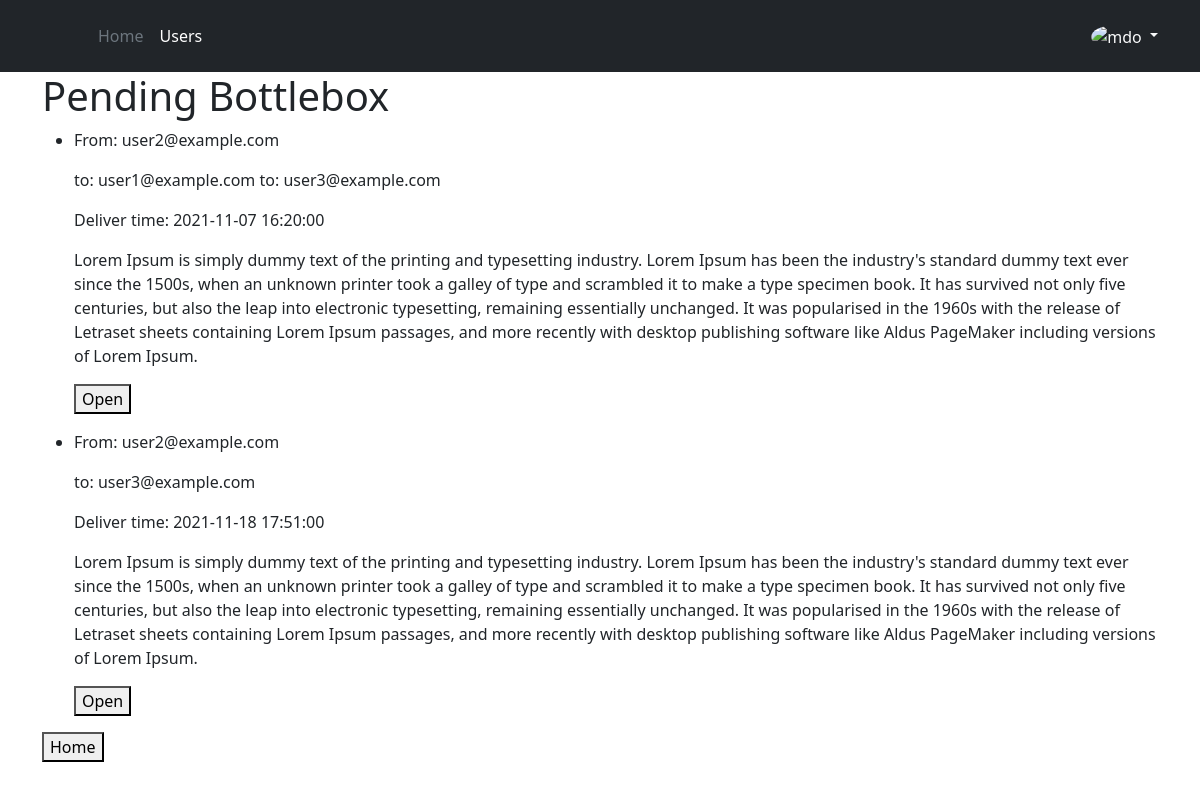
/bottlebox/pending (signed in), run on the app's committed database.
### monolith/database.py (models this page shows, shortened)
class User(db.Model):
    __tablename__ = 'user'
    id = db.Column(db.Integer, primary_key=True, autoincrement=True)
    email = db.Column(db.Unicode(128), unique=True, nullable=False) # TODO insert again
    firstname = db.Column(db.Unicode(128))
    lastname = db.Column(db.Unicode(128))
    password = db.Column(db.Unicode(128))
    date_of_birth = db.Column(db.Date)
    is_active = db.Column(db.Boolean, default=True)
    is_admin = db.Column(db.Boolean, default=False)
    is_anonymous = False
    has_picture = db.Column(db.Boolean, default=False)  # has the user a personal profile picture
    lottery_points = db.Column(db.Integer, default=0)
    '''
    TODO 2nd priority stuffs

    content_filter_enabled = db.Column(db.Boolean, default=False)
    '''
    sent_messages = db.relationship('Message', backref='sender', lazy=True)
    received_messages = db.relationship('Message_Recipient', backref='recipient', lazy=True)
    reported_messages = db.relationship('Report', backref='reporter', lazy=True)
    @property
    def is_authenticated(self):
        return self._authenticated

class Message(db.Model):
    __tablename__ = 'message'
    id = db.Column(db.Integer, primary_key=True, autoincrement=True)
    sender_id = db.Column(db.Integer, db.ForeignKey('user.id'), nullable=False)
    content = db.Column(db.Unicode(700), nullable=False)
    is_sent = db.Column(db.Boolean, default = False)
    is_delivered = db.Column(db.Boolean, default = False)
    deliver_time = db.Column(db.DateTime)
    recipients = db.relationship('Message_Recipient', backref='message_recipient.recipient_id', lazy=True)
    reports = db.relationship('Report', backref='message_report', lazy=True)

### monolith/views/bottlebox.py (the view)
@bottlebox.route('/bottlebox/pending', methods=['GET'])
def show_pending():
    bottlebox_logic = BottleBoxLogic()
    all_users = bottlebox_logic.retrieving_all_users()
    msg = bottlebox_logic.retrieving_messages(current_user.id,1)
    return render_template('bottlebox.html', messages = msg, users = all_users, label = 'Pending')

### monolith/auth.py (called while the page is built)
@login_manager.user_loader
def load_user(user_id):
    user = User.query.get(user_id)
    if user is not None:
        user._authenticated = True
    return user

### monolith/bottlebox_logic.py (called while the page is built)
    def retrieving_all_users(self):
        return db.session.query(User).where(User.is_admin == False)

    def  retrieving_messages(self,user_id,type):
        today = datetime.datetime.now()
        if type == 1: #pending
            return db.session.query(Message).where(Message.sender_id == user_id).where(Message.is_sent == True).where(Message.is_delivered == False).where(Message.deliver_time > today)
        elif type == 2: #received
            return Message.query.join(Message_Recipient, Message.id == Message_Recipient.id).where(Message_Recipient.recipient_id == user_id).where(Message.is_sent == True).where(Message.is_delivered == True).where(Message.deliver_time <= today)
        elif type == 3: #delivered
            return db.session.query(Message).where(Message.sender_id == user_id).where(Message.is_sent == True).where(Message.is_delivered == True).where(Message.deliver_time <= today)

### monolith/templates/bottlebox.html (shortened to what this page needs)
{% extends "layout.html" %}
{% block content %}
<h1>{{ label }} Bottlebox</h1>
<ul>
  {% for msg in messages: %}
    <li>
    <p>{% for user in users: %} {% if user.id == msg.sender_id %}  From: {{user.email}} {% endif %} {% endfor %}</p>
    <p>{% for recipient in msg.recipients: %} {% for user in users: %} {% if user.id == recipient.recipient_id %}  to: {{user.email}} {% endif %} {% endfor %} {% endfor %}</p>
    <p>Deliver time: {{msg.deliver_time}}</p>
    <p>{{msg.content}}</p>
    <p> <button onclick="location.href = '/message/{{msg.id}}'" id="openButton" class="float-left submit-button" >Open</button></p>
    </li>
  {% endfor %}
</ul>
<button onclick="location.href = '/';" id="homeButton" class="float-left submit-button" >Home</button>
{% endblock %}

### monolith/templates/layout.html (shortened to what this page needs)
<!doctype html>
<html lang="en">
{% block head %}
<head>
    <link href="https://cdn.jsdelivr.net/npm/bootstrap@5.1.3/dist/css/bootstrap.min.css" rel="stylesheet"
>
    <link href="{{ url_for('static',filename='style/style.css') }}" type="text/css" rel="stylesheet">
</head>
{% endblock %}
<body>
    {% block header %}
    <header class="p-3 bg-dark text-white">
        <div class="container">
            <div class="d-flex flex-wrap align-items-center justify-content-center justify-content-lg-start">
                <a href="/" class="d-flex align-items-center mb-2 mb-lg-0 text-white text-decoration-none">
                    <svg class="bi me-2" width="40" height="32" role="img" aria-label="Bootstrap">
                        <use xlink:href="#bootstrap"></use>
                    </svg>
                </a>
                <ul class="nav col-12 col-lg-auto me-lg-auto mb-2 justify-content-center mb-md-0">
                    <li><a href="/" class="nav-link px-2 text-secondary">Home</a></li>
                    <li><a href="/users" class="nav-link px-2 text-white">Users</a></li>
                </ul>
                {% if current_user.is_authenticated %}
                <div class="dropdown text-end">
                    <a href="#" class="d-block link-light text-decoration-none dropdown-toggle" id="dropdownUser1"
                        data-bs-toggle="dropdown" aria-expanded="false">
                        <img src="https://github.com/mdo.png" alt="mdo" width="32" height="32" class="rounded-circle">
                    </a>
                </div>
                {% else %}
                <div class="text-end">
                    <a href="/login" role="button" class="btn btn-outline-light me-2">Login</a>
                    <a href="/register" role="button" class="btn btn-warning">Sign-up</a>
                </div>
                {% endif %}
            </div>
        </div>
    </header>
    {% endblock %}
    <div class="container">
        {% block content %}{% endblock %}
    </div>
</body>
</html>

### monolith/static/style/style.css (style rules this page uses)
html, body { height: 100%; }

### data on the page
Message: deliver_time "2021-11-07 16:20:00", content "Lorem Ipsum is simply dummy text of the printing and typesetting industry. Lorem Ipsum has been the industry's standard dummy text ever since the 1500s, when an unknown printer took a galley of type and scrambled it to make a type specimen book. It has survived not only five centuries, but also the leap into electronic typesetting, remaining essentially unchanged. It was popularised in the 1960s with the release of Letraset sheets containing Lorem Ipsum passages, and more recently with desktop publishing software like Aldus PageMaker including versions of Lorem Ipsum."
User: email "user2@example.com"
User: email "user1@example.com"
User: email "user3@example.com"
Message: deliver_time "2021-11-18 17:51:00", content "Lorem Ipsum is simply dummy text of the printing and typesetting industry. Lorem Ipsum has been the industry's standard dummy text ever since the 1500s, when an unknown printer took a galley of type and scrambled it to make a type specimen book. It has survived not only five centuries, but also the leap into electronic typesetting, remaining essentially unchanged. It was popularised in the 1960s with the release of Letraset sheets containing Lorem Ipsum passages, and more recently with desktop publishing software like Aldus PageMaker including versions of Lorem Ipsum."

### other printed values
{{ label }} "Pending"
